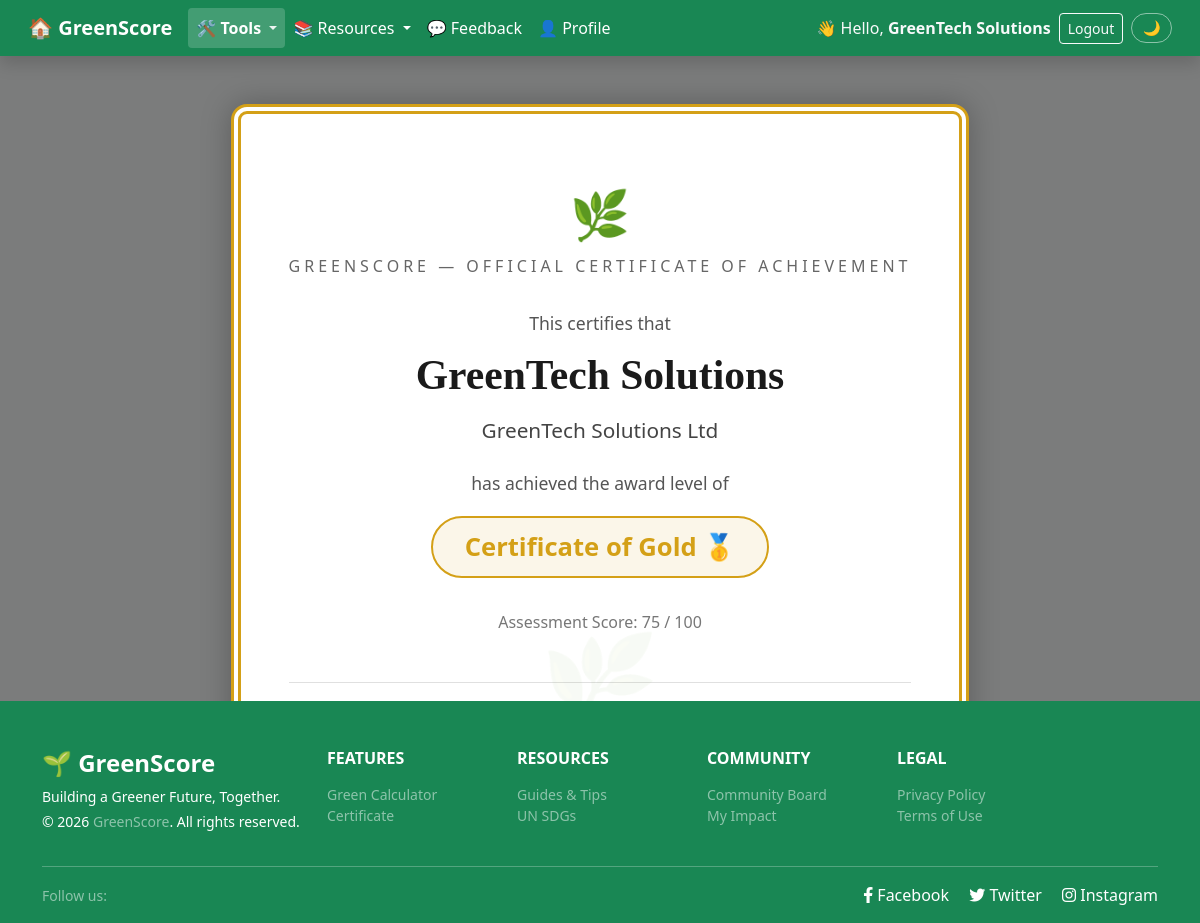
/pages/calculator/certificate_preview.php?id=99 (signed in), run on the app's committed database.
### tables this page shows
CREATE TABLE `green_calculator_results` (
  `id` int(10) UNSIGNED NOT NULL,
  `user_id` int(10) UNSIGNED NOT NULL,
  `total_score` int(11) NOT NULL,
  `green_count` int(11) NOT NULL,
  `amber_count` int(11) NOT NULL,
  `red_count` int(11) NOT NULL,
  `award_level` varchar(50) NOT NULL,
  `emoji` char(2) DEFAULT NULL,
  `feedback_message` text DEFAULT NULL,
  `shortfall` int(11) NOT NULL,
  `donation_cost` decimal(6,2) NOT NULL,
  `submitted_at` timestamp NOT NULL DEFAULT current_timestamp()
);

CREATE TABLE `new_users` (
  `id` int(10) UNSIGNED NOT NULL,
  `username` varchar(50) NOT NULL,
  `email` varchar(100) NOT NULL,
  `password` varchar(255) NOT NULL,
  `role` enum('admin','user') DEFAULT 'user',
  `created_at` timestamp NOT NULL DEFAULT current_timestamp(),
  `status` enum('active','inactive','deactivated') NOT NULL DEFAULT 'active',
  `company_name` varchar(100) DEFAULT NULL,
  `contact_person` varchar(100) DEFAULT NULL,
  `phone_number` varchar(20) DEFAULT NULL
);

### pages/calculator/certificate_preview.php (the view, shortened to what this page needs)
<?php
require_once ROOT_PATH . '/includes/connect_db.php';
$b        = BASE_URL;
$user_id  = (int) $_SESSION['user_id'];
$is_admin = isset($_SESSION['role']) && $_SESSION['role'] === 'admin';
$entry_id = (int) ($_GET['id'] ?? 0);
if ($is_admin) {
    $stmt = mysqli_prepare($link,
        "SELECT gcr.id, gcr.award_level, gcr.total_score, gcr.submitted_at,
                u.username, u.company_name
         FROM green_calculator_results gcr
         JOIN new_users u ON gcr.user_id = u.id
         WHERE gcr.id = ?"
    );
    mysqli_stmt_bind_param($stmt, 'i', $entry_id);
} else {
    $stmt = mysqli_prepare($link,
        "SELECT gcr.id, gcr.award_level, gcr.total_score, gcr.submitted_at,
                u.username, u.company_name
         FROM green_calculator_results gcr
         JOIN new_users u ON gcr.user_id = u.id
         WHERE gcr.id = ? AND gcr.user_id = ?"
    );
    mysqli_stmt_bind_param($stmt, 'ii', $entry_id, $user_id);
}
mysqli_stmt_execute($stmt);
$result = mysqli_stmt_get_result($stmt);
$cert   = mysqli_fetch_assoc($result);
$award       = htmlspecialchars($cert['award_level']);
$username    = htmlspecialchars($cert['username']);
$company     = htmlspecialchars($cert['company_name'] ?? 'Independent');
$score       = (int) $cert['total_score'];
$issued_date = date('F j, Y', strtotime($cert['submitted_at']));
$cert_ref    = 'GS-' . date('Y', strtotime($cert['submitted_at']))
             . '-' . str_pad($cert['id'], 6, '0', STR_PAD_LEFT);
?>
<!DOCTYPE html>
<html lang="en">
<head>
    <?php include ROOT_PATH . '/includes/head.php'; ?>
</head>
<body class="bg-page overlay-50"
      style="background-image: url('<?= $b ?>/assets/images/forest-hero.jpg');">
<?php include ROOT_PATH . '/includes/nav.php'; ?>
<div class="cert-page">
    <div>
        <div class="certificate">
            <div class="cert-watermark">🌿</div>
            <div class="cert-logo">🌿</div>
            <div class="cert-title">GreenScore — Official Certificate of Achievement</div>
            <div class="cert-body">
                <p>This certifies that</p>
                <div class="cert-name"><?= $username ?></div>
                <div class="cert-company"><?= $company ?></div>
                <p>has achieved the award level of</p>
                <div class="cert-award"><?= $award ?></div>
                <div class="cert-score">Assessment Score: <?= $score ?> / 100</div>
            </div>
            <div class="cert-footer">
                <div>
                    <strong>GreenScore</strong><br>
                    Sustainability Certification Programme<br>
                    <span class="ref"><?= $cert_ref ?></span>
                </div>
                <div style="text-align: right;">
                    Issued on<br>
                    <strong><?= $issued_date ?></strong>
                </div>
            </div>
        </div>
        <div class="action-bar">
            <button onclick="window.print()" class="btn btn-success btn-lg px-4">
            </button>
            <a href="<?= $b ?>/pages/calculator/certificate_history.php"
               class="btn btn-outline-light btn-lg px-4">
            </a>
        </div>
    </div>
</div>
<?php include ROOT_PATH . '/includes/footer.php'; ?>
</body>
</html>

### style.css (style rules this page uses)
:root { --green-primary: #198754; --green-light: #d4edda; --green-dark: #14532d; --gray-light: #f8f9fa; --text-dark: #212529; --white: #ffffff; --card-bg: rgba(255, 255, 255, 0.95); --card-radius: 1rem; --transition: 0.2s ease; }
*, *::before, *::after { box-sizing: border-box; }
html, body { height: 100%; margin: 0; padding: 0; }
body { font-family: 'Segoe UI', Tahoma, Geneva, Verdana, sans-serif; background-color: var(--gray-light); color: var(--text-dark); display: flex; flex-direction: column; }
body.bg-page { background-size: cover; background-position: center; background-repeat: no-repeat; background-attachment: fixed; position: relative; }
body.overlay-50::before, body.overlay-60::before { content: ''; position: fixed; inset: 0; z-index: 0; pointer-events: none; }
body.overlay-50::before { background: rgba(0, 0, 0, 0.5); }
.btn-success { background-color: var(--green-primary); border-color: var(--green-primary); transition: background var(--transition), border-color var(--transition), transform var(--transition); }
.certificate { background: var(--white); padding: 4rem 2rem; max-width: 900px; width: 100%; border: 12px double #4CAF50; border-radius: 20px; text-align: center; box-shadow: 0 0 30px rgba(0, 0, 0, 0.25); }

### data on the page
green_calculator_results: user.username "GreenTech Solutions", user.company_name "GreenTech Solutions Ltd", award_level "Certificate of Gold 🥇", total_score "75"

### other printed values
$_SESSION['username'] "GreenTech Solutions"
